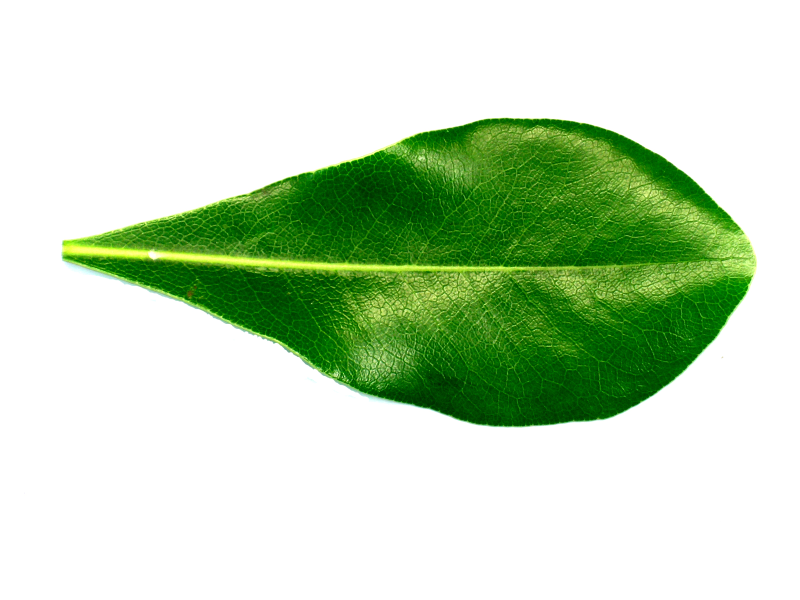
#> input picture cuoiki/12-20240426T135217Z-001/12/2054.jpg, 1600 x 1200 px, found by its file name (shown at 1/2 size); its folder holds 4 pictures in this run
$ python main.py
#> lines starting #> are read from the running program, lines starting #| are printed output that depends on the picture; pictures that were not available may be replaced by others from this repository, and a replacement may not be noted
import os
import cv2
import numpy as np
from skimage.feature import hog
from sklearn.model_selection import train_test_split
from sklearn.neighbors import KNeighborsClassifier
from sklearn.metrics import accuracy_score

# Bước 1: Thu thập dữ liệu hình ảnh của lá cây từ các thư mục khác nhau
def load_images_from_folders(folders):
    images = []
    labels = []
    for label, folder in enumerate(folders):
        for filename in os.listdir(folder):
            path = os.path.join(folder, filename)
            img = cv2.imread(path)
#> img is the input picture: shape (1200, 1600, 3); mean B, G, R 188.9, 218.9, 196.9
            if img is not None:
                images.append(img)
                labels.append(label)
    return images, labels

# Đường dẫn đến các thư mục chứa hình ảnh của các loại cây
folder1 = "C:\\Users\\ADMIN\\Desktop\\trituenhantao\\cuoiki\\12-20240426T135217Z-001\\12"
folder2 = "C:\\Users\\ADMIN\\Desktop\\trituenhantao\\cuoiki\\14-20240426T135155Z-001\\14"
folder3 = "C:\\Users\\ADMIN\\Desktop\\trituenhantao\\cuoiki\\15-20240426T135132Z-001\\15"
folders = [folder1, folder2, folder3]

images, labels = load_images_from_folders(folders)

# Bước 2: Chuẩn bị dữ liệu và trích xuất đặc trưng HOG
def preprocess_image(image, target_size=(100, 100)):
#> called with target_size = (100, 100)
    image = cv2.resize(image, target_size)
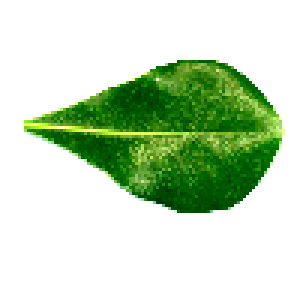
#> image: shape (100, 100, 3) (shown 3 times larger); mean of channels 0, 1, 2 189, 218.9, 196.9; drawn as B, G, R
#> call 2 of preprocess_image, with target_size = (100, 100)
#> in preprocess_image (call 2), `image = cv2.resize(image, target_size)`:
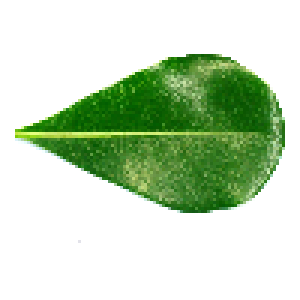
#> image: shape (100, 100, 3) (shown 3 times larger); mean of channels 0, 1, 2 188.4, 216.7, 196; drawn as B, G, R
#> call 3 of preprocess_image, with target_size = (100, 100)
#> in preprocess_image (call 3), `image = cv2.resize(image, target_size)`:
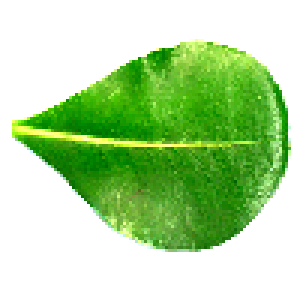
#> image: shape (100, 100, 3) (shown 3 times larger); mean of channels 0, 1, 2 157.4, 216.8, 176.8; drawn as B, G, R
#> call 4 of preprocess_image, with target_size = (100, 100)
#> in preprocess_image (call 4), `image = cv2.resize(image, target_size)`:
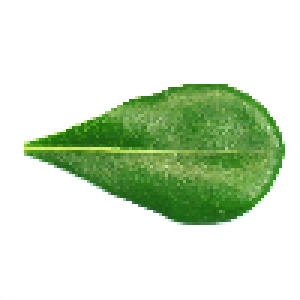
#> image: shape (100, 100, 3) (shown 3 times larger); mean of channels 0, 1, 2 202.2, 225.5, 209.7; drawn as B, G, R
    return image

def extract_hog_features(images):
    features = []
    for image in images:
        gray = cv2.cvtColor(image, cv2.COLOR_RGB2GRAY)
        hog_features = hog(gray, orientations=9, pixels_per_cell=(8, 8), cells_per_block=(2, 2), block_norm='L2-Hys')
        features.append(hog_features)
#> this loop made 6 passes
#> pass 1, in extract_hog_features, `gray = cv2.cvtColor(image, cv2.COLOR_RGB2GRAY)`:
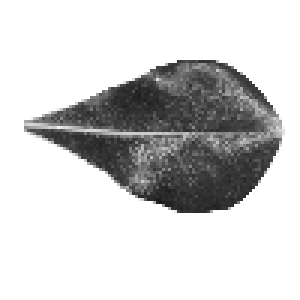
#> gray: shape (100, 100) (shown 3 times larger); min 28, max 255, mean 207.5
#> pass 2, in extract_hog_features, `gray = cv2.cvtColor(image, cv2.COLOR_RGB2GRAY)`:
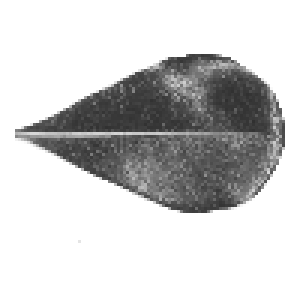
#> gray: shape (100, 100) (shown 3 times larger); min 48, max 255, mean 205.9
#> pass 3, in extract_hog_features, `gray = cv2.cvtColor(image, cv2.COLOR_RGB2GRAY)`:
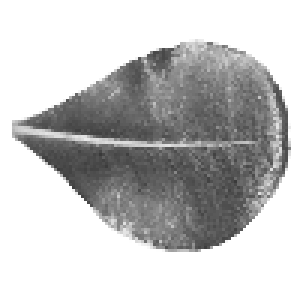
#> gray: shape (100, 100) (shown 3 times larger); min 57, max 255, mean 194.5
    return features

preprocessed_images = [preprocess_image(img) for img in images]
hog_features = extract_hog_features(preprocessed_images)

# Bước 3: Chia tập dữ liệu thành tập huấn luyện và tập kiểm tra
X_train, X_test, y_train, y_test = train_test_split(hog_features, labels, test_size=0.2, random_state=42)

# Bước 4: Huấn luyện mô hình
knn_model = KNeighborsClassifier(n_neighbors=5)
knn_model.fit(X_train, y_train)

# Bước 5: Đánh giá mô hình và hiển thị kết quả
#> (the run stopped early here; a loop or call above may not have finished)
